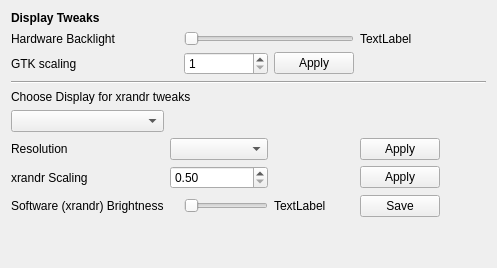
     <widget class="QWidget" name="DisplayTab">
      <attribute name="title">
       <string>Display</string>
      </attribute>
      <layout class="QGridLayout" name="gridLayout_12">
       <item row="0" column="0">
        <layout class="QGridLayout" name="gridLayout_13">
         <property name="sizeConstraint">
          <enum>QLayout::SetNoConstraint</enum>
         </property>
         <item row="1" column="0" colspan="2">
          <widget class="QLabel" name="label_xbacklight">
           <property name="text">
            <string extracomment="set the hardware backlight on monitors that have them">Hardware Backlight</string>
           </property>
          </widget>
         </item>
         <item row="0" column="0">
          <widget class="QLabel" name="label_12">
           <property name="text">
            <string>&lt;html&gt;&lt;head/&gt;&lt;body&gt;&lt;p&gt;&lt;span style=&quot; font-weight:600;&quot;&gt;Display Tweaks&lt;/span&gt;&lt;/p&gt;&lt;/body&gt;&lt;/html&gt;</string>
           </property>
          </widget>
         </item>
         <item row="10" column="3">
          <spacer name="verticalSpacer_11">
           <property name="orientation">
            <enum>Qt::Vertical</enum>
           </property>
           <property name="sizeHint" stdset="0">
            <size>
             <width>20</width>
             <height>40</height>
            </size>
           </property>
          </spacer>
         </item>
         <item row="3" column="0" colspan="7">
          <widget class="Line" name="line">
           <property name="orientation">
            <enum>Qt::Horizontal</enum>
           </property>
          </widget>
         </item>
         <item row="4" column="0" colspan="3">
          <widget class="QLabel" name="label_13">
           <property name="text">
            <string extracomment="choose the display that the xrandr tweaks will be acted upon">Choose Display for xrandr tweaks</string>
           </property>
          </widget>
         </item>
         <item row="5" column="0">
          <widget class="QComboBox" name="comboBoxDisplay"/>
         </item>
         <item row="6" column="0">
          <widget class="QLabel" name="label_resolutions">
           <property name="text">
            <string>Resolution</string>
           </property>
          </widget>
         </item>
         <item row="9" column="5">
          <widget class="QPushButton" name="buttonSaveBrightness">
           <property name="toolTip">
            <string>&lt;html&gt;&lt;head/&gt;&lt;body&gt;&lt;p&gt;Saving is per display&lt;/p&gt;&lt;/body&gt;&lt;/html&gt;</string>
           </property>
           <property name="text">
            <string>Save</string>
           </property>
          </widget>
         </item>
         <item row="9" column="0">
          <widget class="QLabel" name="labelsoftwarebrightness">
           <property name="text">
            <string extracomment="adjust brightness (not backlight) via software">Software (xrandr) Brightness</string>
           </property>
          </widget>
         </item>
         <item row="9" column="4">
          <widget class="QLabel" name="label_brightness_slider">
           <property name="text">
            <string>TextLabel</string>
           </property>
          </widget>
         </item>
         <item row="2" column="0">
          <widget class="QLabel" name="labelgtkscaling">
           <property name="text">
            <string extracomment="gtk scale factor">GTK scaling</string>
           </property>
          </widget>
         </item>
         <item row="7" column="6">
          <spacer name="horizontalSpacer_4">
           <property name="orientation">
            <enum>Qt::Horizontal</enum>
           </property>
           <property name="sizeHint" stdset="0">
            <size>
             <width>40</width>
             <height>20</height>
            </size>
           </property>
          </spacer>
         </item>
         <item row="7" column="0">
          <widget class="QLabel" name="label_scale">
           <property name="text">
            <string extracomment="xrandr scale factor">xrandr Scaling</string>
           </property>
          </widget>
         </item>
         <item row="9" column="2" colspan="2">
          <widget class="QSlider" name="horizontalSliderBrightness">
           <property name="maximum">
            <number>200</number>
           </property>
           <property name="orientation">
            <enum>Qt::Horizontal</enum>
           </property>
          </widget>
         </item>
         <item row="6" column="1" colspan="3">
          <widget class="QComboBox" name="comboBoxresolutions"/>
         </item>
         <item row="7" column="1" colspan="3">
          <widget class="QDoubleSpinBox" name="doubleSpinBoxscale">
           <property name="minimumSize">
            <size>
             <width>30</width>
             <height>0</height>
            </size>
           </property>
           <property name="minimum">
            <double>0.500000000000000</double>
           </property>
           <property name="maximum">
            <double>3.000000000000000</double>
           </property>
           <property name="singleStep">
            <double>0.050000000000000</double>
           </property>
          </widget>
         </item>
         <item row="6" column="5">
          <widget class="QPushButton" name="buttonapplyresolution">
           <property name="text">
            <string>Apply</string>
           </property>
          </widget>
         </item>
         <item row="7" column="5">
          <widget class="QPushButton" name="buttonApplyDisplayScaling">
           <property name="text">
            <string>Apply</string>
           </property>
          </widget>
         </item>
         <item row="2" column="4">
          <widget class="QPushButton" name="buttonGTKscaling">
           <property name="text">
            <string>Apply</string>
           </property>
          </widget>
         </item>
         <item row="2" column="2" colspan="2">
          <widget class="QSpinBox" name="spinBoxgtkscaling">
           <property name="minimum">
            <number>1</number>
           </property>
           <property name="maximum">
            <number>3</number>
           </property>
          </widget>
         </item>
         <item row="1" column="5">
          <widget class="QLabel" name="backlight_label">
           <property name="text">
            <string>TextLabel</string>
           </property>
          </widget>
         </item>
         <item row="1" column="2" colspan="3">
          <widget class="QSlider" name="horizsliderhardwarebacklight">
           <property name="minimum">
            <number>1</number>
           </property>
           <property name="maximum">
            <number>100</number>
           </property>
           <property name="singleStep">
            <number>1</number>
           </property>
           <property name="orientation">
            <enum>Qt::Horizontal</enum>
           </property>
          </widget>
         </item>
        </layout>
       </item>
      </layout>
     </widget>
